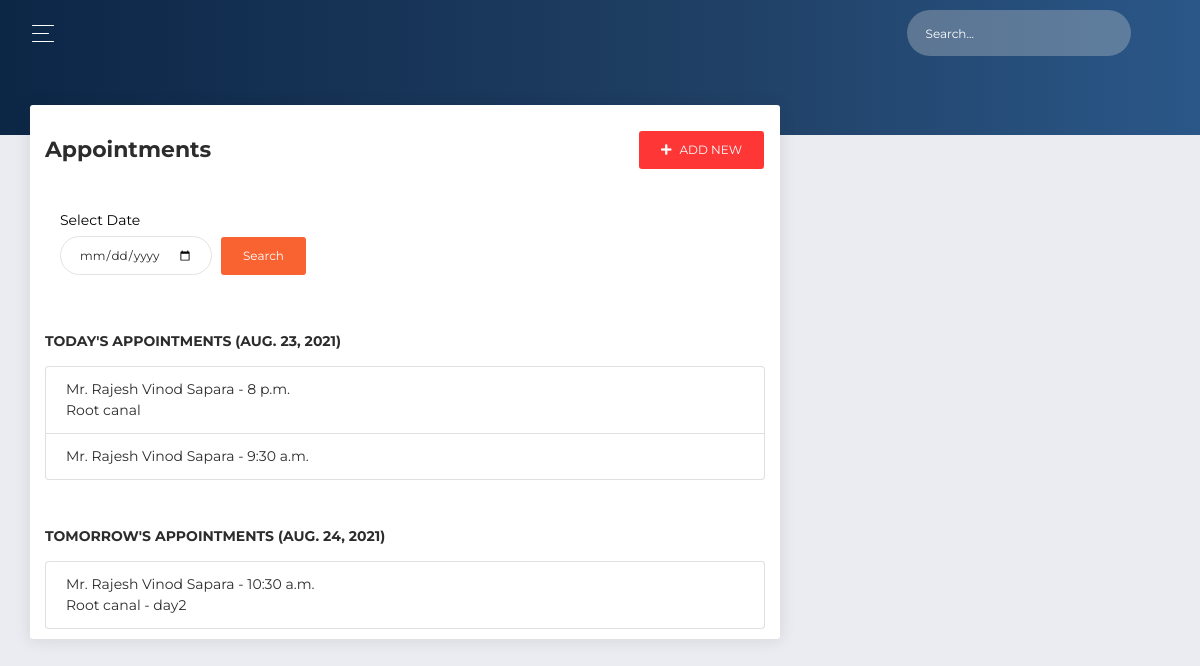
/apt/allappointments/, run on the app's committed database.
### appointments/models.py (models this page shows, shortened)
class Appointment(models.Model):
    on_date = models.DateField(null=True)
    at_time = models.TimeField(null=True)
    patient = models.ForeignKey(Patient, on_delete=models.CASCADE)
    patient_name = models.CharField(max_length=150)
    note = models.CharField(max_length=500, blank=True)
    date_added = models.DateTimeField(auto_now_add=True)

### appointments/views.py (the view, shortened to what this page needs)
# urls.py: path('allappointments/', allAppointments, name='allAppointments'),
def allAppointments(request):
    todayDate = datetime.now()
    todayApts = Appointment.objects.filter(on_date=todayDate)
    tomorrowApts = Appointment.objects.filter(on_date=(todayDate + timedelta(1)))
    if request.method == 'GET':
        return render(request, 'appointments/all-appointments.html',
                {'todayApts': todayApts, 'tomorrowApts': tomorrowApts, 'today': todayDate, 'tomorrow': todayDate + timedelta(1)})

### templates/appointments/all-appointments.html (shortened to what this page needs)
{% extends 'base.html' %}
{% load static %}
{% load crispy_forms_tags %}
{% block content %}
<div class="row">
    <div class="col-md-8">
        <div class="card">
            <div class="card-header py-3 d-flex flex-row align-items-center justify-content-between">
                <div>
                    <h5 class="title">Appointments</h5>
                </div>
                <div>
                    <form action="{% url 'addAppointment' %}" method="GET">
                        <button class="btn btn-danger"><i class="fas fa-plus pr-2"></i>ADD NEW</button>
                    </form>
                </div>
            </div>
            <div class="card-body">
                <div class="search-appointment mb-5">
                    <form action="" method="post">
                        <div class="col-sm-2 d-flex flex-row align-items-end">
                            <div class="form-group">
                                <label for="dateInput">Select Date</label>
                                <input type="date" class="form-control" id="dateInput" name='dateInput'>
                            </div>
                            <div class="ml-2">
                                <button class="btn btn-primary" type="submit" name="searchByDate">Search</button>
                            </div>
                        </div>
                    </form>
                </div>
                {% if aptsOnDate %}
                {% else %}
                <div class="today mb-5 mt-2">
                    <h6>Today's Appointments ({{today|date}})</h6>
                    {% if todayApts %}
                    <div>
                        <ul class="list-group mt-3">
                            {% for todayApt in todayApts %}
                            <li class="list-group-item">
                                {{ todayApt.patient_name }} - {{ todayApt.at_time }} <br>
                                {{ todayApt.note }}
                            </li>
                            {% endfor %}
                        </ul>
                    </div>
                    {% else %}
                    <div>
                        No Appointments for Today
                    </div>
                    {% endif %}
                </div>
                <div class="today">
                    <h6>Tomorrow's Appointments ({{ tomorrow|date }})</h6>
                    {% if tomorrowApts %}
                    <div>
                        <ul class="list-group mt-3">
                            {% for tomorrowApt in tomorrowApts %}
                            <li class="list-group-item">
                                {{ tomorrowApt.patient_name }} - {{ tomorrowApt.at_time }} <br>
                                {{ tomorrowApt.note }}
                            </li>
                            {% endfor %}
                        </ul>
                    </div>
                    {% else %}
                    <div>
                        No Appointments Tomorrow
                    </div>
                    {% endif %}
                </div>
                {% endif %}
            </div>
        </div>
    </div>
</div>
{% endblock content %}

### static/styles/main.css (style rules this page uses)
h5, h6 { margin-top: 0px; margin-bottom: 0px; }
.card label { color: black; font-size: 1em; }

### data on the page
Appointment: patient_name "Mr. Rajesh Vinod Sapara", at_time "8 p.m.", note "Root canal"
Appointment: patient_name "Mr. Rajesh Vinod Sapara", at_time "9:30 a.m."
Appointment: on_date "AUG. 24, 2021", patient_name "Mr. Rajesh Vinod Sapara", at_time "10:30 a.m.", note "Root canal - day2"
